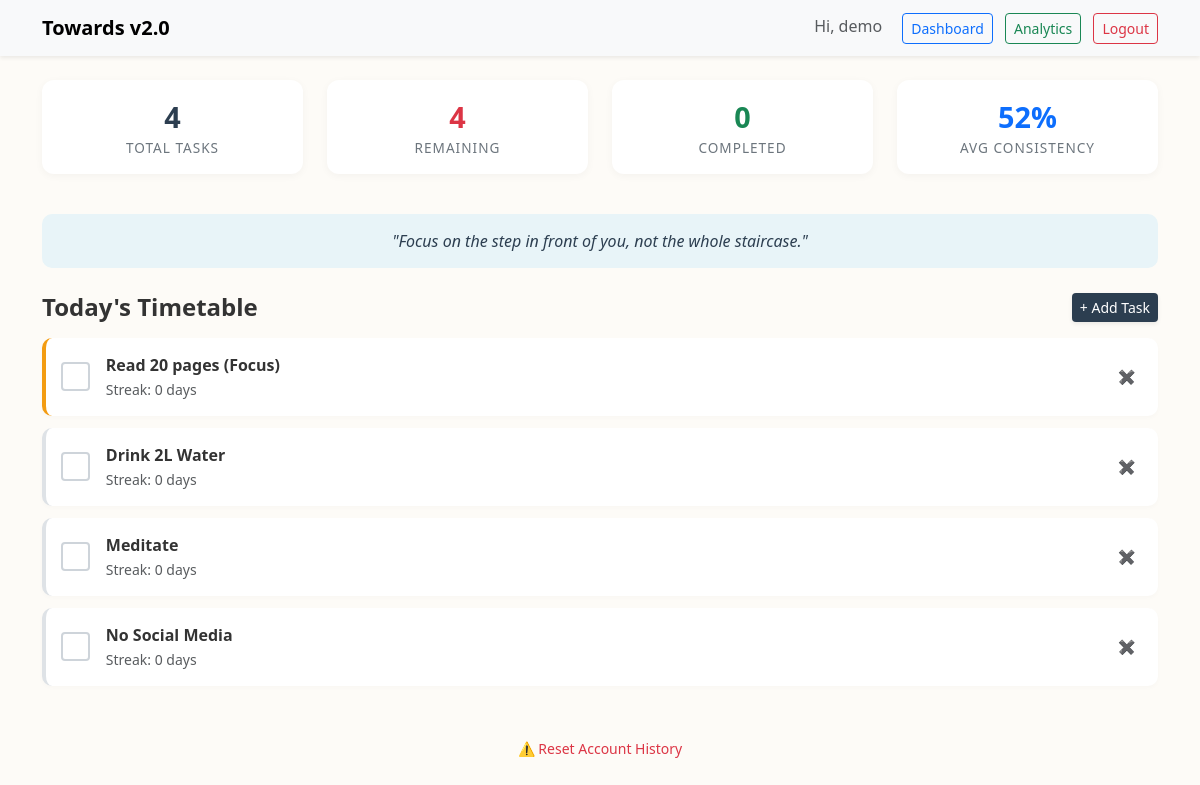
Page /dashboard (signed in) on the committed database.
### models.py (models this page shows)
class User(db.Model, UserMixin):
    id = db.Column(db.Integer, primary_key=True)
    username = db.Column(db.String(150), unique=True, nullable=False)
    password_hash = db.Column(db.String(150), nullable=False)
    security_question = db.Column(db.String(250), nullable=False)
    security_answer = db.Column(db.String(150), nullable=False)
    tasks = db.relationship('Task', backref='owner', lazy=True, cascade="all, delete-orphan")

class Task(db.Model):
    id = db.Column(db.Integer, primary_key=True)
    user_id = db.Column(db.Integer, db.ForeignKey('user.id'), nullable=False)
    title = db.Column(db.String(200), nullable=False)
    is_priority = db.Column(db.Boolean, default=False) # For "Today's Focus"
    start_date = db.Column(db.Date, nullable=False, default=datetime.utcnow)
    end_date = db.Column(db.Date, nullable=True) # If None, it's an indefinite daily task
    is_active = db.Column(db.Boolean, default=True)
    logs = db.relationship('DailyLog', backref='task', lazy=True, cascade="all, delete-orphan")

### app.py (the view)
@app.route('/dashboard')
@login_required
def dashboard():
    quotes = [
        "Small daily improvements are the key to staggering long-term results.",
        "Consistency is what transforms average into excellence.",
        "Focus on the step in front of you, not the whole staircase.",
        "Action is the foundational key to all success."
    ]
    quote = random.choice(quotes)
    all_active_tasks = Task.query.filter_by(user_id=current_user.id, is_active=True).all()
    today = date.today()
    tasks = []
    for task in all_active_tasks:
        if task.end_date and task.end_date < today:
            task.is_active = False
            db.session.commit()
            continue
        tasks.append(task)
    completed_count = 0
    total_possible_days = 0
    total_completed_days = 0
    for task in tasks:
        log = DailyLog.query.filter_by(task_id=task.id, date=today).first()
        task.completed_today = log.is_completed if log else False
        if task.completed_today:
            completed_count += 1
        streak = 0
        check_date = today
        if not task.completed_today:
            check_date -= timedelta(days=1)
        while True:
            past_log = DailyLog.query.filter_by(task_id=task.id, date=check_date).first()
            if past_log and past_log.is_completed:
                streak += 1
                check_date -= timedelta(days=1)
            else:
                break
        task.streak = streak
        days_since_start = (today - task.start_date).days + 1
        if days_since_start > 0:
            completed_logs = DailyLog.query.filter_by(task_id=task.id, is_completed=True).count()
            total_possible_days += days_since_start
            total_completed_days += completed_logs
    remaining_count = len(tasks) - completed_count
    avg_consistency = int((total_completed_days / total_possible_days) * 100) if total_possible_days > 0 else 0
    return render_template('dashboard.html',
                           quote=quote,
                           tasks=tasks,
                           completed=completed_count,
                           remaining=remaining_count,
                           avg_consistency=avg_consistency)

### app.py (called while the page is built)
@login_manager.user_loader
def load_user(user_id):
    return User.query.get(int(user_id))

### templates/dashboard.html (shortened to what this page needs)
{% extends 'base.html' %}
{% block content %}
<div class="row mb-4">
    <div class="col-md-3 col-6 mb-3"><div class="stat-card"><div class="stat-value">{{ tasks|length }}</div><div class="stat-label">Total Tasks</div></div></div>
    <div class="col-md-3 col-6 mb-3"><div class="stat-card"><div class="stat-value text-danger">{{ remaining }}</div><div class="stat-label">Remaining</div></div></div>
    <div class="col-md-3 col-6 mb-3"><div class="stat-card"><div class="stat-value text-success">{{ completed }}</div><div class="stat-label">Completed</div></div></div>
    <div class="col-md-3 col-6 mb-3"><div class="stat-card"><div class="stat-value text-primary">{{ avg_consistency }}%</div><div class="stat-label">Avg Consistency</div></div></div>
</div>
<div class="quote-banner">"{{ quote }}"</div>
<div class="d-flex justify-content-between align-items-center mb-3">
    <h4 class="mb-0 fw-bold">Today's Timetable</h4>
    <button class="btn btn-primary btn-sm shadow-sm" data-bs-toggle="modal" data-bs-target="#addTaskModal">+ Add Task</button>
</div>
<div id="task-list">
    {% for task in tasks if not task.completed_today %}
    <div class="task-card {% if task.is_priority %}priority{% endif %}" id="card-{{ task.id }}">
        <div class="d-flex align-items-center">
            <input type="checkbox" class="form-check-input custom-checkbox me-3" data-task-id="{{ task.id }}">
            <div>
                <div class="task-title fw-bold">{{ task.title }} {% if task.is_priority %}(Focus){% endif %}</div>
                <small class="text-muted">Streak: {{ task.streak }} days {% if task.streak > 0 %}🔥{% endif %}</small>
            </div>
        </div>
        <form method="POST" action="{{ url_for('delete_task', task_id=task.id) }}" style="margin: 0;">
            <button type="submit" class="btn btn-sm text-danger border-0 bg-transparent">✖</button>
        </form>
    </div>
    {% endfor %}
</div>
<div class="mt-5 mb-4 text-center">
    <button class="btn btn-sm btn-outline-danger border-0" data-bs-toggle="modal" data-bs-target="#resetModal">
        ⚠️ Reset Account History
    </button>
</div>
{% endblock %}

### templates/base.html (shortened to what this page needs)
<!DOCTYPE html>
<html lang="en">
<head>
    <link href="https://cdn.jsdelivr.net/npm/bootstrap@5.3.0/dist/css/bootstrap.min.css" rel="stylesheet">
</head>
<body>
    <nav class="navbar navbar-expand-lg navbar-light bg-light shadow-sm mb-4">
        <div class="container">
            <a class="navbar-brand fw-bold" href="{{ url_for('home') }}">Towards v2.0</a>
            <div>
                {% if current_user.is_authenticated %}
                    <span class="me-3 text-muted">Hi, {{ current_user.username }}</span>
                    <a href="{{ url_for('dashboard') }}" class="btn btn-sm btn-outline-primary me-2">Dashboard</a>
                    <a href="{{ url_for('analytics') }}" class="btn btn-sm btn-outline-success me-2">Analytics</a>
                    <a href="{{ url_for('logout') }}" class="btn btn-sm btn-outline-danger">Logout</a>
                {% else %}
                    <a href="{{ url_for('login') }}" class="btn btn-sm btn-outline-primary me-2">Login</a>
                    <a href="{{ url_for('register') }}" class="btn btn-sm btn-primary">Register</a>
                {% endif %}
            </div>
        </div>
    </nav>
    <div class="container">
        {% block content %}{% endblock %}
    </div>
</body>
</html>

### templates/base.html (style rules this page uses)
body { background-color: #fdfbf7; color: #333; }
.btn-primary { background-color: #2c3e50; border: none; }

### templates/dashboard.html (style rules this page uses)
.stat-card { background: white; border-radius: 12px; padding: 15px; text-align: center; box-shadow: 0 2px 8px rgba(0,0,0,0.04); }
.stat-value { font-size: 1.8rem; font-weight: bold; color: #2c3e50; }
.stat-label { font-size: 0.85rem; color: #6c757d; text-transform: uppercase; letter-spacing: 1px; }
.task-card { background: white; border-radius: 10px; padding: 15px; margin-bottom: 12px; box-shadow: 0 2px 5px rgba(0,0,0,0.02); transition: all 0.3s ease; border-left: 4px solid #dee2e6; display: flex; align-items: center; justify-content: space-between; }
.task-card.priority { border-left-color: #f39c12; }
.custom-checkbox { width: 1.8em; height: 1.8em; cursor: pointer; border-radius: 6px; border: 2px solid #ced4da; transition: all 0.2s; margin-top: 0; }
.quote-banner { background-color: #e8f4f8; color: #2c3e50; border-radius: 10px; padding: 15px; font-style: italic; text-align: center; margin-bottom: 25px; }

### rows in the picture
User: username "demo"
Task: title "Read 20 pages", is_priority "(Focus)", streak "0"
Task: title "Drink 2L Water", streak "0"
Task: title "Meditate", streak "0"
Task: title "No Social Media", streak "0"

### other values in the picture
{{ tasks|length }} "4"
{{ remaining }} "4"
{{ completed }} "0"
{{ avg_consistency }} "52"
